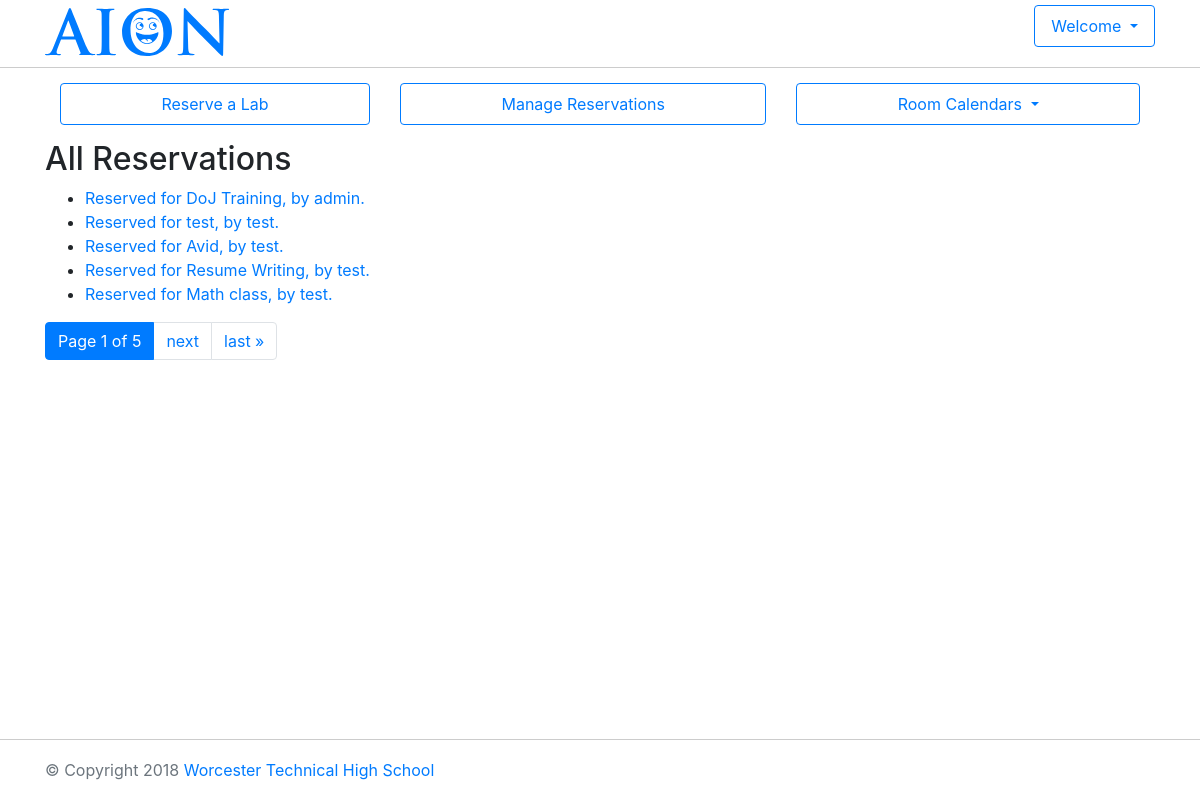
The app's page /labreserve/bookings/ (signed in) with its own data.
### labreserve/models.py (models this page shows)
class Booking(models.Model):
    periods = (
        (1, '1st Period'),
        (2, '2nd Period'),
        (3, '3rd Period'),
        (4, '4th Period'),
        (5, '5th Period'),
        (6, '6th Period'),
        (7, '7th Period'),
        (8, '8th Period'),
    )
    room = models.ForeignKey(Room, on_delete=models.CASCADE)
    booking_owner = models.ForeignKey(User)
    booking_date = models.DateField(('Reservation Date'))#, default=date.today )
    booking_client = models.CharField(('Reserved For'), max_length=200)
    booking_period = models.IntegerField(('Period'), choices=periods, default=1)
    class Meta:
        unique_together = [
            ("booking_date", "booking_period", "room")
        ]
        default_permissions = ('add', 'change', 'delete', 'view')
    def get_absolute_url(self):
        return reverse('booking-detail', args=[str(self.id)])
    def __str__(self):
        description = 'Reserved for %s, by %s.' % (self.booking_client, self.booking_owner)
        return description

### labreserve/views.py (the view)
# urls.py: url(r'bookings/$', views.BookingListView.as_view(), name='bookings'),
@method_decorator(login_required, name='dispatch')
class BookingListView(generic.ListView):
    model=Booking
    paginate_by=5

### labreserve/templates/labreserve/booking_list.html (shortened to what this page needs)
{% extends "base.html" %}
{% block content %}
  <h2>All Reservations</h2>
  {% if booking_list %}
  <ul>
    {% for booking in booking_list %}
    <li>
      <a href="{{ booking.get_absolute_url }}">{{ booking }}</a>
    </li>
    {% endfor %}
    </ul>
    {% else %}
      <p>There are no reservations in the system.</p>
    {% endif %}
  {% if is_paginated %}
    <nav aria-label="Page navigation">
      <ul class="pagination">
          <li class="page-item active">
            <span class="page-link">
              Page {{ page_obj.number }} of {{ page_obj.paginator.num_pages }}
            </span>
          </li>
        {% if page_obj.has_next %}
          <li class="page-item">
            <a class="page-link" href="?page={{ page_obj.next_page_number }}">next</a>
          </li>
          <li class="page-item">
            <a class="page-link" href="?page={{ page_obj.paginator.num_pages }}">last &raquo;</a>
          </li>
        {% endif %}
    </ul>
  </nav>
  {% endif %}
{% endblock %}

### labreserve/static/labreserve/style.css (style rules this page uses)
html { position: relative; min-height: 100%; }
body { margin-bottom: 60px; }
.pagination { padding-bottom:15px; }

### records on screen
Booking: booking_client+booking_owner "Reserved for DoJ Training, by admin."
Booking: booking_client+booking_owner "Reserved for test, by test."
Booking: booking_client+booking_owner "Reserved for Avid, by test."
Booking: booking_client+booking_owner "Reserved for Resume Writing, by test."
Booking: booking_client+booking_owner "Reserved for Math class, by test."

### other values on screen
{{ page_obj.number }} "1"
{{ page_obj.paginator.num_pages }} "5"
